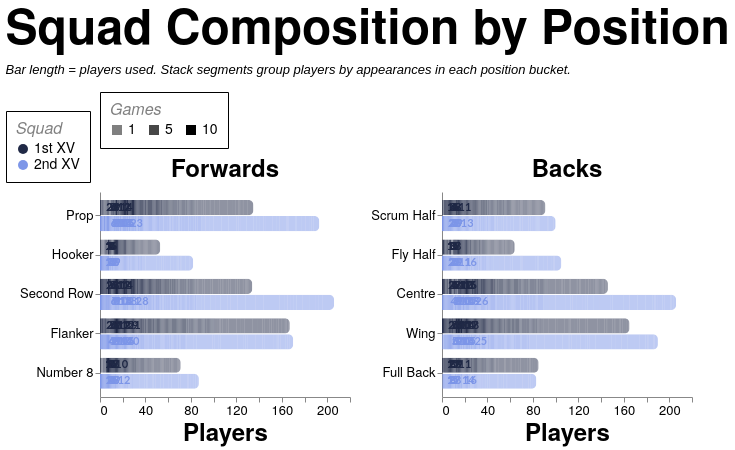

Source (Vega-Lite JSON):
### Vega-Lite specification from a JSON file in a GitHub repository (floating-point values rounded to 4 significant figures; data arrays with more than 128 entries replaced by an {"elided": "..."} marker saying what was removed)
{"config": {"axis": {"labelFont": "PT Sans Narrow, Helvetica Neue, Helvetica, Arial, sans-serif", "titleFont": "PT Sans Narrow, Helvetica Neue, Helvetica, Arial, sans-serif", "labelFontSize": 13, "titleFontSize": 24, "gridColor": "#202947", "gridOpacity": 0.2, "zindex": 1}, "text": {"font": "Lato, sans-serif"}, "bar": {"cornerRadiusEnd": 5}, "header": {"labelFont": "PT Sans Narrow, Helvetica Neue, Helvetica, Arial, sans-serif", "titleFont": "PT Sans Narrow, Helvetica Neue, Helvetica, Arial, sans-serif", "labelFontSize": 24, "titleFontSize": 28, "labelFontWeight": "bold", "orient": "left"}, "legend": {"labelFont": "PT Sans Narrow, Helvetica Neue, Helvetica, Arial, sans-serif", "titleFont": "PT Sans Narrow, Helvetica Neue, Helvetica, Arial, sans-serif", "labelFontSize": 14, "titleFontSize": 16, "titlePadding": 5, "fillColor": "white", "strokeColor": "black", "padding": 10, "titleFontWeight": "lighter", "titleFontStyle": "italic", "titleColor": "gray", "offset": 10}, "title": {"font": "PT Sans Narrow, Helvetica Neue, Helvetica, Arial, sans-serif", "fontSize": 48, "fontWeight": "bold", "anchor": "start", "align": "center", "titlePadding": 20, "subtitlePadding": 10, "subtitleFontSize": 13, "subtitleColor": "", "subtitleFontStyle": "italic", "offset": 15, "color": "black"}, "axisX": {"labelAngle": 0}, "facet": {"title": null, "header": null, "align": {"row": "each", "column": "each"}}, "resolve": {"scale": {"y": "independent", "facet": "independent"}}, "background": "transparent", "scale": {"offsetBandPaddingOuter": 0.2, "offsetBandPaddingInner": 0.1}, "view": {"stroke": null, "background": "transparent"}}, "data": {"name": "data-4b6032c25242ec27c81acc42aa59ca76"}, "facet": {"column": {"field": "unit", "sort": ["Forwards", "Backs"], "title": null, "type": "nominal"}}, "spec": {"layer": [{"mark": {"type": "bar"}, "encoding": {"color": {"field": "squad", "legend": {"labelExpr": "datum.value + ' XV'", "orient": "bottom-right", "title": "Squad"}, "scale": {"domain": ["1st", "2nd"], "range": ["#202946", "#7d96e8"]}, "type": "nominal"}, "detail": {"field": "games", "type": "quantitative"}, "opacity": {"field": "games", "legend": {"orient": "top", "title": "Games", "titleOrient": "top", "values": [1, 5, 10]}, "scale": {"domain": [1, 10], "range": [0.5, 1]}, "type": "quantitative"}, "order": {"field": "games", "sort": "descending", "type": "quantitative"}, "tooltip": [{"field": "season", "title": "Season", "type": "nominal"}, {"field": "squad", "title": "Squad", "type": "nominal"}, {"field": "unit", "title": "Unit", "type": "nominal"}, {"field": "position", "title": "Position", "type": "nominal"}, {"field": "players", "title": "Players", "type": "quantitative"}, {"field": "games", "title": "Appearances per player", "type": "quantitative"}], "x": {"axis": {"grid": false, "tickMinStep": 1}, "field": "players", "stack": "zero", "title": "Players", "type": "quantitative"}, "y": {"field": "position", "sort": {"field": "position_order", "op": "min", "order": "ascending"}, "title": null, "type": "nominal"}, "yOffset": {"field": "squad", "scale": {"paddingInner": 0.05, "paddingOuter": 0.01}, "sort": ["1st", "2nd"], "type": "nominal"}}}, {"mark": {"type": "text", "align": "left", "baseline": "middle", "dx": 4, "fontSize": 11, "fontWeight": "bold"}, "encoding": {"color": {"field": "squad", "legend": {"labelExpr": "datum.value + ' XV'", "orient": "bottom-right", "title": "Squad"}, "scale": {"domain": ["1st", "2nd"], "range": ["#202946", "#7d96e8"]}, "type": "nominal"}, "text": {"field": "total_players", "format": ".0f", "type": "quantitative"}, "tooltip": [{"field": "season", "title": "Season", "type": "nominal"}, {"field": "countModeLabel", "title": "Position Count Mode", "type": "nominal"}, {"field": "squad", "title": "Squad", "type": "nominal"}, {"field": "unit", "title": "Unit", "type": "nominal"}, {"field": "position", "title": "Position", "type": "nominal"}, {"field": "total_players", "title": "Total Players", "type": "quantitative"}], "x": {"axis": {"grid": false, "tickMinStep": 1}, "field": "total_players", "type": "quantitative"}, "y": {"field": "position", "sort": {"field": "position_order", "op": "min", "order": "ascending"}, "title": null, "type": "nominal"}, "yOffset": {"field": "squad", "scale": {"paddingInner": 0.05, "paddingOuter": 0.01}, "sort": ["1st", "2nd"], "type": "nominal"}}, "transform": [{"aggregate": [{"op": "sum", "field": "players", "as": "total_players"}], "groupby": ["season", "countMode", "countModeLabel", "squad", "unit", "position", "position_order"]}]}], "height": {"step": 16}, "width": 250}, "resolve": {"scale": {"x": "shared", "y": "independent"}}, "spacing": 20, "title": {"text": "Squad Composition by Position", "subtitle": ["Bar length = players used. Stack segments group players by appearances in each position bucket."]}, "$schema": "https://vega.github.io/schema/vega-lite/v5.20.1.json", "datasets": {"data-4b6032c25242ec27c81acc42aa59ca76": {"elided": "1519 records"}}}
